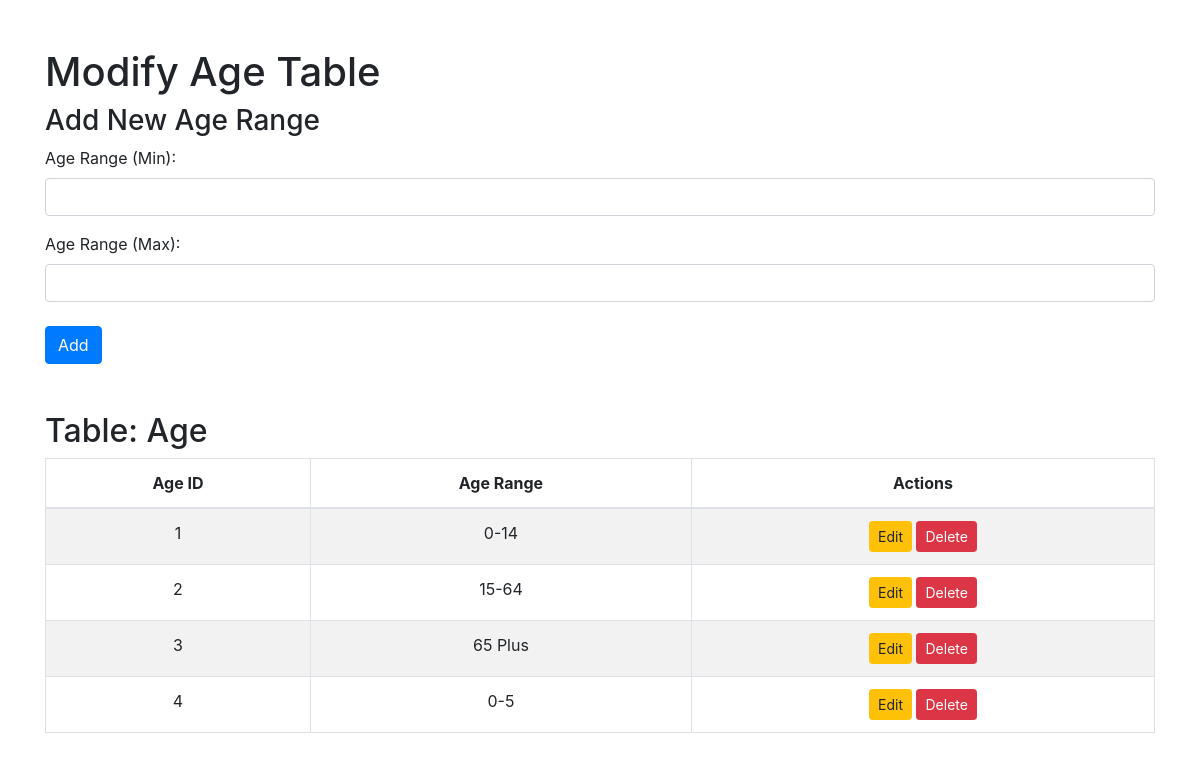
/input_tables/input_age.php, run on the app's committed database.
### tables this page shows
CREATE TABLE `age` (
  `AgeID` int(11) NOT NULL,
  `AgeRange` varchar(50) NOT NULL
);

### input_tables/input_age.php (the view, shortened to what this page needs)
<?php
include('../db_connect.php');
?>
<!DOCTYPE html>
<html>
<head>
    <link href="https://cdnjs.cloudflare.com/ajax/libs/bootstrap/4.6.2/css/bootstrap.min.css" rel="stylesheet">
</head>
<body>
    <div class="container mt-5">
        <h1>Modify Age Table</h1>
        <h3>Add New Age Range</h3>
        <form method="post" action="input_age.php" class="mb-4">
            <div class="form-group">
                <label for="ageRangeMin">Age Range (Min):</label>
                <input type="text" id="ageRangeMin" name="ageRangeMin" class="form-control" required>
            </div>
            <div class="form-group">
                <label for="ageRangeMax">Age Range (Max):</label>
                <input type="text" id="ageRangeMax" name="ageRangeMax" class="form-control" required>
            </div>
            <button type="submit" class="btn btn-primary mt-2">Add</button>
        </form>
        <h2>Table: Age</h2>
        <div class="table-responsive">
            <table class="table table-bordered table-striped">
                <thead>
                    <tr>
                        <th>Age ID</th>
                        <th>Age Range</th>
                        <th>Actions</th>
                    </tr>
                </thead>
                <tbody>
                    <?php
                    $result = $conn->query("SELECT * FROM age ORDER BY AgeID");
                    while ($row = $result->fetch_assoc()) {
                        echo "<tr>";
                        echo "<td>" . htmlspecialchars($row['AgeID']) . "</td>";
                        echo "<td>" . htmlspecialchars($row['AgeRange']) . "</td>";
                        echo "<td>";
                        echo "<a href='?action=edit&id=" . $row['AgeID'] . "' class='btn btn-warning btn-sm'>Edit</a> ";
                        echo "<a href='?action=delete&id=" . $row['AgeID'] . "' class='btn btn-danger btn-sm' onclick=\"return confirm('Are you sure you want to delete this record?');\">Delete</a>";
                        echo "</td>";
                        echo "</tr>";
                    }
                    ?>
                </tbody>
            </table>
        </div>
    </div>
</body>
</html>

### input_tables/input_age.php (style rules this page uses)
table th, table td { text-align: center; vertical-align: middle; }
.table-responsive { max-height: 400px; overflow-y: auto; }
.table thead th { position: sticky; top: 0; background-color: #fff; z-index: 1; }

### data on the page
age: AgeID "1", AgeRange "0-14"
age: AgeID "2", AgeRange "15-64"
age: AgeID "3", AgeRange "65 Plus"
age: AgeID "4", AgeRange "0-5"
